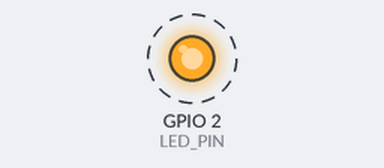
Recording of a sketch running on a simulated ESP32. Shown: output pins drawn as LEDs (lit = HIGH). Dashed ring = blinking. What the sketch prints to the serial monitor is not drawn.

Above: at 1.2 s.
Timing chart, 0 to 4.0 s (numbered marks = the images above):
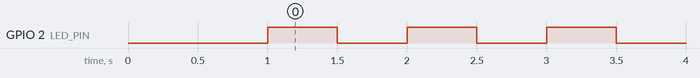

The sketch:

serial-ping.ino
```cpp
// ESP32 Serial + Blink sanity test
#define LED_PIN 2

void setup() {
    pinMode(LED_PIN, OUTPUT);
    Serial.begin(115200);
    delay(1000);
    Serial.println("Hello from ESP32!");
}

void loop() {
    digitalWrite(LED_PIN, HIGH);
    delay(500);
    digitalWrite(LED_PIN, LOW);
    delay(500);
    Serial.println("Blink...");
}
```

Measured:
- by itself, GPIO 2 (LED_PIN): alternates HIGH for 0.50 s and LOW for 0.50 s
